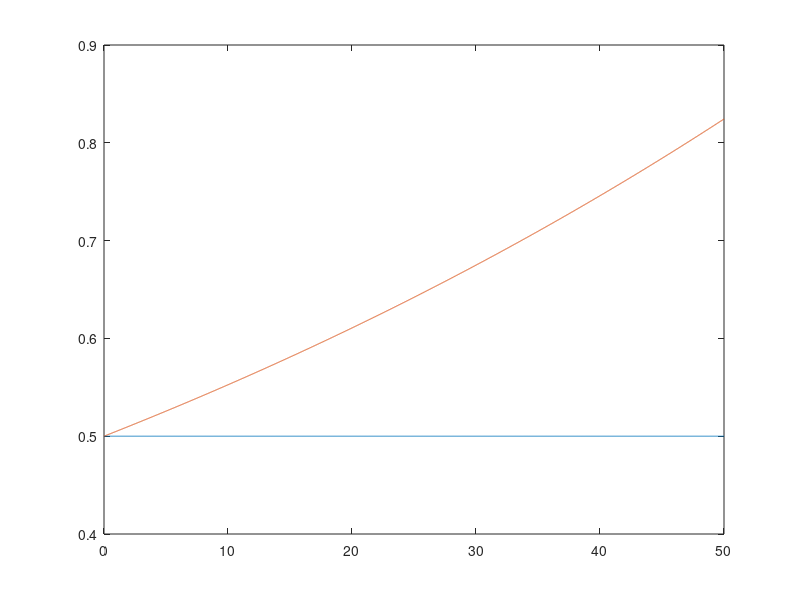

MATLAB code to generate this figure:
clear all
clc

K = 1;m =1;x0 =1;v0=0;
t0 = 0;
tf = 50;
h = 0.01;

t = t0:h:tf;
N = length(t);

v = zeros(1,N); x = zeros(1,N);
v(1) = v0;
x(1) = x0;

for k = 1:(N-1)%Euler
    v(k+1) = v(k) - (K/m)*x(k)*h;
    x(k+1) = x(k) + v(k)*h;
end

w = sqrt(K/m);

x_exact = x0*cos(w.*t);
v_exact = -x0.*w.*sin(w.*t);
%comparar
plot(t,x_exact,t,x)
plot(t,v_exact,t,v)
%velocidade em func da pos
plot(x,v)

Ec_exact = 1/2 * m *v_exact.^2;
Ep_exact = 1/2 * K *x_exact.^2;
Em_exact = Ec_exact + Ep_exact;

Ec = 1/2 * m *v.^2;
Ep = 1/2 * K *x.^2;
Em = Ec + Ep;
%energia em func do tempo
plot(t,Em_exact,t,Em)
